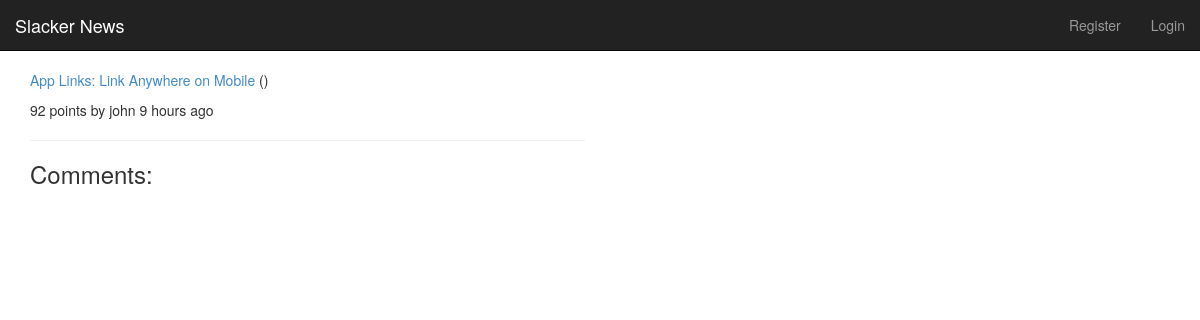
Screenshot of /story/7/ with the database file from the repository.
### stories/models.py (models this page shows, shortened)
class Story(models.Model):
	title = models.CharField(max_length=200)
	description = models.TextField()
	url = models.URLField()
	points = models.IntegerField(default=1)
	moderator = models.ForeignKey(User, related_name='moderated_stories')
	voters = models.ManyToManyField(User, related_name='liked_stories')
	created_at = models.DateTimeField(auto_now_add=True)
	updated_at = models.DateTimeField(auto_now=True)
	@property
	def domain(self):
		return urlparse(self.url).netloc
	class Meta:
		verbose_name_plural = "Stories"

### stories/views.py (the view)
# urls.py: url(r'^story/(?P<story_id>\d+)/$', views.story_detail, name='story_detail'),
def story_detail(request, story_id):
	context_dict = {}
	context_dict['user'] = request.user
	story = get_object_or_404(Story, pk=story_id)
	context_dict['story'] = story
	return render(request, 'hackernews/detail.html', context_dict)

### stories/templatetags/story_extras.py (called while the page is built)
@register.filter(name='age')
def age(created_at):
	now = datetime.utcnow().replace(tzinfo=utc)
	age_in_minutes = int((now - created_at).total_seconds())/60
	if age_in_minutes < 60:
		value = age_in_minutes
		precision = 'minute'
	elif age_in_minutes < (60*24):
		value = age_in_minutes//60
		precision = 'hour'
	else:
		value = age_in_minutes//(60*24)
		precision = 'day'
	age_string = '%d %s%s ago' % (value, precision, ('s' if value > 1 else ''))
	return age_string

### templates/hackernews/detail.html (shortened to what this page needs)
{% extends 'hackernews/base.html' %}
{% load story_extras %}
{% load static %}
{% block content %}
<p>
<a href="{{ story.url }}">{{ story.title }}</a><span class="domain"> ({{ story.domain }})</span>
</p>
<p>
{{ story.points }} points by {{ story.moderator.username }} {{ story.created_at|age }}
</p>
<hr/>
<h3>Comments:</h3>
{% endblock content %}

### rows the page displays
Story: title "App Links: Link Anywhere on Mobile", points "92", moderator.username "john", created_at|age "9 hours ago"
